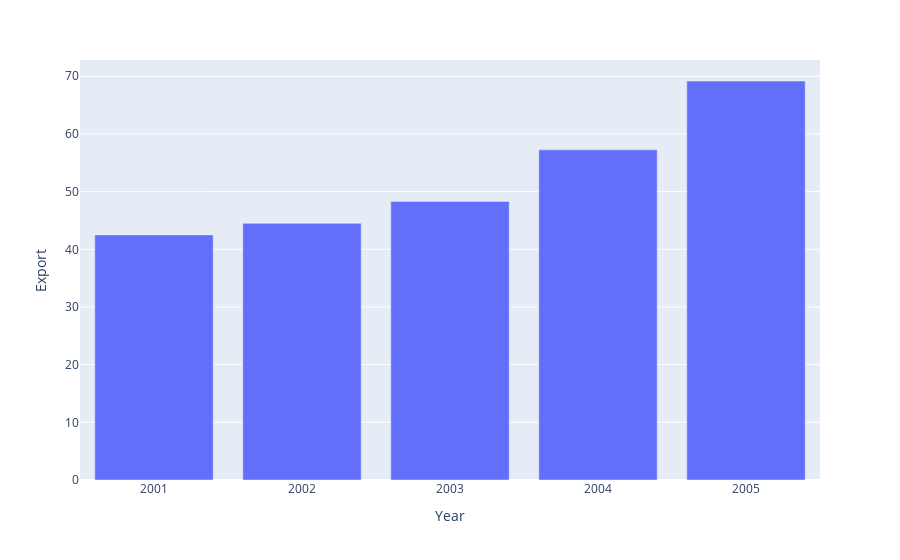

This figure's notebook cell:
### Code cell
px.bar(data_frame=df,x='Year',y='Export')

### Figure 1 — Plotly figure (JSON) as saved in the notebook; plotly's stock layout.template omitted (floating-point values rounded to 4 significant figures)
{"data": [{"alignmentgroup": "True", "hoverlabel": {"namelength": 0}, "hovertemplate": "Year=%{x}<br>Export=%{y}", "legendgroup": "", "marker": {"color": "#636efa"}, "name": "", "offsetgroup": "", "orientation": "v", "showlegend": false, "textposition": "auto", "type": "bar", "x": [2001, 2002, 2003, 2004, 2005], "xaxis": "x", "y": [42.5, 44.5, 48.3, 57.24, 69.18], "yaxis": "y"}], "layout": {"barmode": "relative", "legend": {"tracegroupgap": 0}, "margin": {"t": 60}, "xaxis": {"anchor": "y", "domain": [0, 1], "title": {"text": "Year"}}, "yaxis": {"anchor": "x", "domain": [0, 1], "title": {"text": "Export"}}}}
